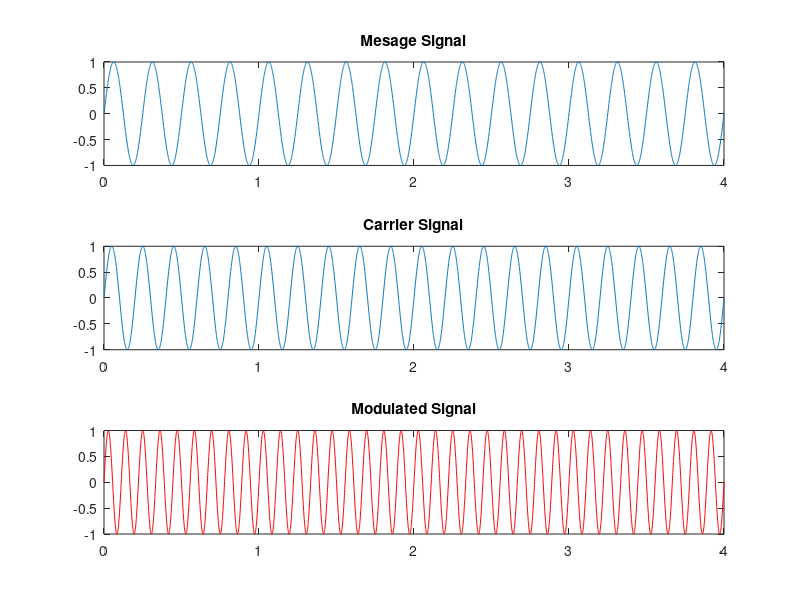

The MATLAB source for this figure:
%From Tutorialbit
clc;
clear all;
Ac = 1;
Am = 1;
Fc = 5;
Fm = 4;

T = 4;
t = 0 : 0.001:T;

Ym = Am.*sin(2 * pi * Fm * t);

subplot(3,1,1);
plot(t,Ym);
title("Mesage Signal");
Yc = Ac.*sin(2 * pi * Fc * t);
subplot(3,1,2);
plot(t,Yc);
title("Carrier Signal");
Z = Ac.*sin(2*pi*Fc*t + ((Am/Ac).*(2*pi*Fm*t)));
subplot(3,1,3);
plot(t,Z,'r');
title("Modulated Signal");